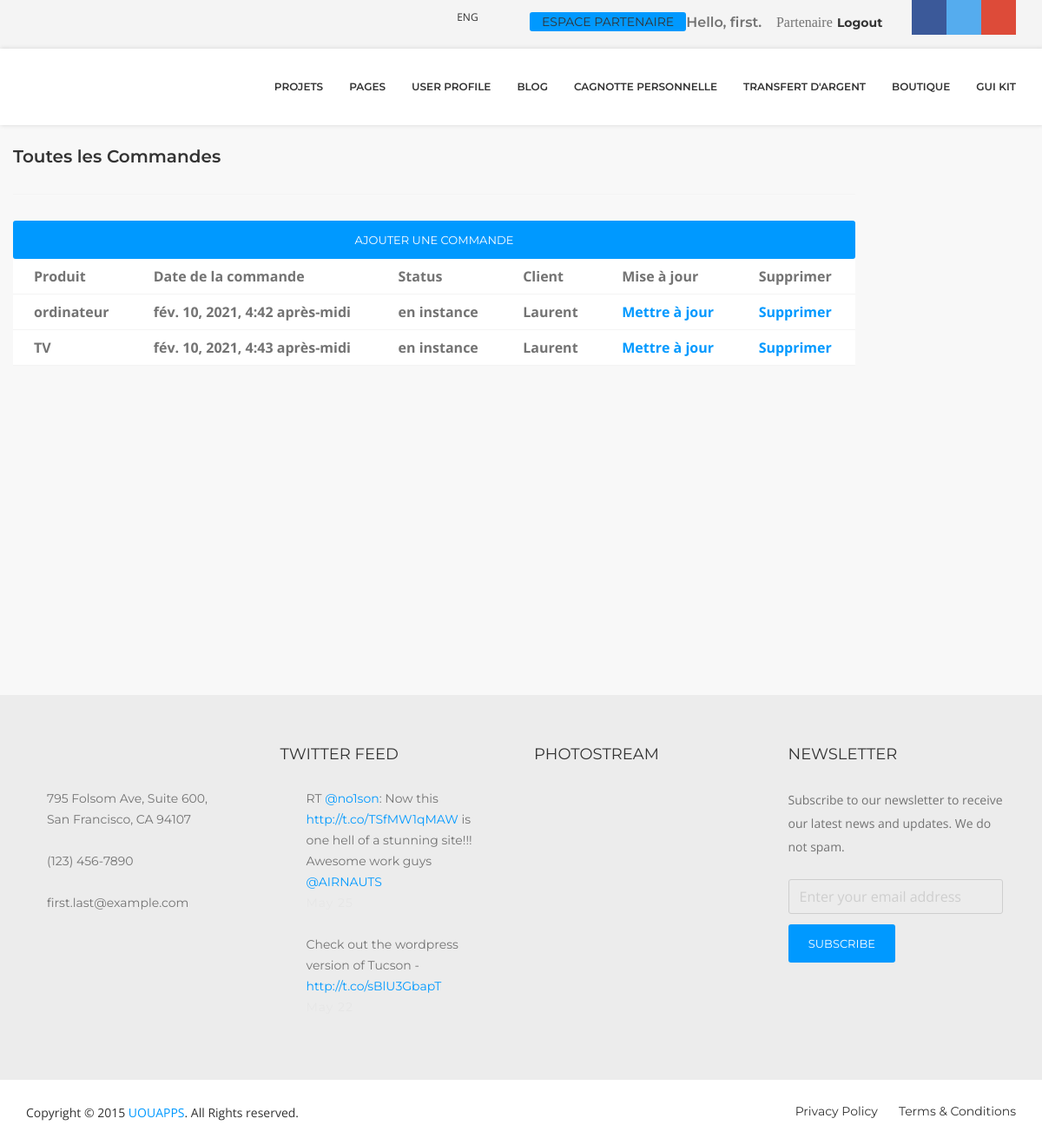
Screenshot of /commande (signed in) with the database file from the repository.
### commande/models.py (models this page shows)
class Commande(models.Model):
    STATUS = (('en instance', 'en instance'),
              ('non livré', 'non livré'),
              ('livré', 'livré'))
    client = models.ForeignKey(Client, null=True, on_delete=models.SET_NULL)
    produit = models.ForeignKey(Produit, null=True, on_delete=models.SET_NULL)
    status = models.CharField(max_length=255, choices=STATUS)
    date_creation = models.DateTimeField(auto_now_add=True)

### produit/models.py (models this page shows, shortened)
class Produit(models.Model):
    nom = models.CharField(max_length=255, null=True)
    prixReel = models.FloatField(null=True)
    prixBrut = models.FloatField(null=True)
    tag = models.ManyToManyField(Tag)
    smallImg = models.ImageField(upload_to='images/', null=True, blank=True)
    mainImg = models.ImageField(upload_to='images/', null=True, blank=True)
    note = models.IntegerField(null=True, default=0, validators=[MaxValueValidator(5), MinValueValidator(0)])
    veryShortDesc = models.CharField(max_length=60, validators=[MinLengthValidator(32)], null=True)
    shortDesc = models.CharField(max_length=300, null=True)
    longDesc = models.CharField(max_length=2000, null=True)
    stripeId = models.CharField(max_length=20, null=True)
    def __str__(self):
        return self.nom

### client/models.py (models this page shows)
class Client(models.Model):
    nom = models.CharField(max_length=255)
    prenom = models.CharField(max_length=255)
    phone = models.CharField(max_length=255, null=True)
    date_creation = models.DateTimeField(auto_now_add=True)
    def __str__(self):
        return self.nom

### commande/views.py (the view)
# urls.py: path('', views.liste_commande, name='commande'),
@login_required(login_url='acces')
def liste_commande(request):
    commandes = Commande.objects.all()
    clients = Client.objects.all()
    context = {'commandes': commandes, 'clients': clients}
    return render(request, 'commande/liste_commande.html', context)

### templates/commande/liste_commande.html
{% extends 'main.html' %}
{% block contenu %}
<div class="col-md-10">
		<h5>Toutes les Commandes</h5>
		<hr>
		<div class="card card-body">
			<a class="btn btn-primary  btn-sm btn-block" href="">Ajouter une Commande</a>
			<table class="table table-sm">
				<tr>
					<th>Produit</th>
					<th>Date de la commande</th>
					<th>Status</th>
					<th>Client</th>
					<th>Mise à jour</th>
					<th>Supprimer</th>
				</tr>
				{% for commande in commandes %}
				<tr>
					<th>{{commande.produit}}</th>
					<th>{{commande.date_creation}}</th>
					<th>{{commande.status}}</th>
					<th>{{commande.client}}</th>
					<th><a href="">Mettre à jour</a></th>
					<th><a href="">Supprimer</a></th>
				</tr>
				{% endfor %}
			</table>
		</div>
	</div>
{% endblock %}

### templates/base/header.html (shortened to what this page needs)
{% load static %}
<div class="toolbar">
    <div class="uou-block-1a blog">
        <div class="container">
            <div class="search"><a href="#" class="toggle fa fa-search"></a>
            </div>
            <ul class="social">
                <li><a href="#" class="fa fa-facebook"></a></li>
                <li><a href="#" class="fa fa-twitter"></a></li>
                <li><a href="#" class="fa fa-google-plus"></a></li>
            </ul>
            <ul class="authentication">
                {% for group in request.user.groups.all %}
                   {% if group.name == 'porteur-investisseur' %}
                        <li>
                            <a class="btn mb20 btn-small btn-primary"
                               href="{% url 'devenirPartenaire' %}">
                                    Espace partenaire
                            </a>
                        </li>
                   {% endif %}
                {% endfor %}
                {% if request.user.is_anonymous %}
                <li><a href="{% url 'login' %}">Login|</a></li>
                <li><a href="{% url 'register' %}">Register</a></li>
                {% else %}
                <li>
                    <label>Hello, {{ request.user }}.</label>
                        {% for group in request.user.groups.all %}
                            {% if group.name == 'porteur-investisseur' %}
                                <i class="fa fa-suitcase">Partenaire</i>
                            {% endif %}
                        {% endfor %}
                </li>
                <li><a  style="  margin-top: 12%;
                                margin-left: 10%" href="{% url 'logout' %}"><strong>Logout</strong></a></li>
                {% endif %}
            </ul>
            <div class="language"><a href="#" class="toggle"><img src="{% static 'images/flags/32/US.png' %}" alt="">ENG</a>
            </div>
        </div>
    </div>
</div>
<div class="box-shadow-for-ui">
    <div class="uou-block-2b">
        <div class="container">
            <a href="{% url 'home' %}" class="logo"><img src="{% static 'images/logo-enea.png' %}" alt=""></a>
            <nav class="nav">
                <ul class="sf-menu">
                    <li><a href="{% url 'home' %}"><i class="fa  fa-home"></i></a></li>
                    <li><a href="{% url 'proList' %}">Projets</a></li>
                    <li><a href="{% url 'home' %}">Pages</a>
                    </li>
                    <li><a href="{% url 'userProfile1' %}">User Profile</a></li>
                    <li><a href="{% url 'blogPage' %}">Blog</a></li>
                    {% if request.user.is_authenticated %}
                    <li><a href="{% url 'myJackpot' %}">Cagnotte personnelle</a></li>
                    <li><a href="#">Transfert d'argent</a></li>
                    <li><a href="{% url 'accueilBoutique' %}">Boutique</a></li>
                    {% endif %}
                    <li><a href="{% url 'guiKit' %}">GUI KIT</a></li>
                </ul>
            </nav>
        </div>
    </div>
</div>

### static/css/style.css (style rules this page uses)
.uou-block-2b .nav .sf-menu > li { margin-right: 30px; }

### rows the page displays
Commande: produit "ordinateur", date_creation "fév. 10, 2021, 4:42 après-midi", status "en instance", client "Laurent"
Commande: produit "TV", date_creation "fév. 10, 2021, 4:43 après-midi", status "en instance", client "Laurent"

### other values shown
{{ request.user }} "first"
